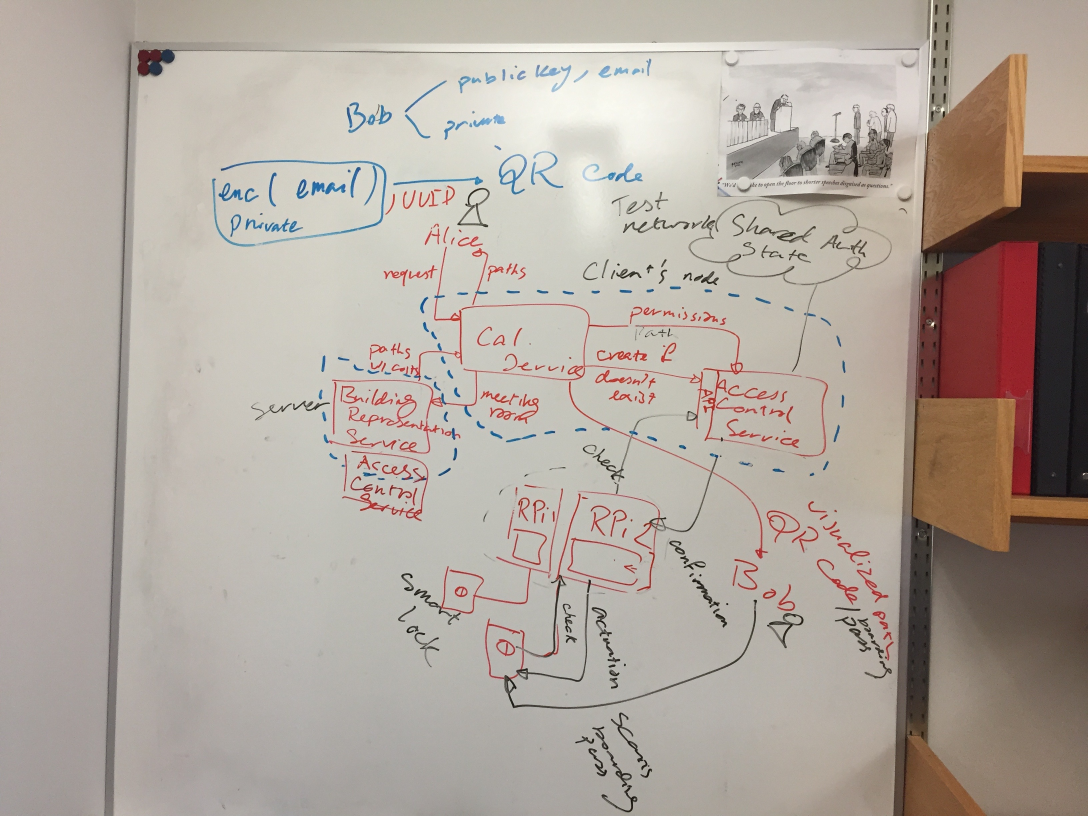
#> input picture FlaskServer/others/IMG_1276.jpeg, 3264 x 2448 px (shown at 1/3 size)
$ python -i Detection.py   (imports and definitions only)
#> lines starting #> are read from the running program, lines starting #| are printed output that depends on the picture
import cv2
import numpy as np


binary_thresh = 20
dilate_kernel = np.ones((5, 5), np.uint8)
erode_kernel = np.ones((5, 5), np.uint8)
open_kernel = np.ones((5, 5), np.uint8)
close_kernel = np.ones((25, 25), np.uint8)
close_kernel2 = np.ones((3, 3), np.uint8)
img_width = 480 # 480
img_height = img_width // 1.5  # will be updated according to the real frame
min_contour_area = int(2000 * (img_width/240)**2)
max_contour_area = int(15000 * (img_width/240)**2)

class ImgSeq:
    """
    The image sequence, used for computing moving average
    """
    # [40 lines left out: functions __init__, add_img, two_img_diff, moving_avg_diff, not called in this run]

def three_img_diff(frame) -> np.ndarray:
    """
    |grayframe - last_frame| & |last_frame - last_last_frame|
    """
    grayframe = cv2.cvtColor(frame, cv2.COLOR_RGB2GRAY)
    grayframe = cv2.GaussianBlur(grayframe, (21, 21), 0)
    frame_diff = cv2.absdiff(grayframe, three_img_diff.last_frame)
    last_frame_diff = cv2.absdiff(three_img_diff.last_frame, three_img_diff.last_last_frame)
    three_img_diff.last_last_frame = three_img_diff.last_frame
    three_img_diff.last_frame = grayframe
    _, last_frame_thresh = cv2.threshold(last_frame_diff, binary_thresh, 255, cv2.THRESH_BINARY)
    _, frame_thresh = cv2.threshold(frame_diff, binary_thresh, 255, cv2.THRESH_BINARY)
    frame_thresh = cv2.bitwise_and(last_frame_thresh, frame_thresh)
    frame_thresh = cv2.dilate(frame_thresh, dilate_kernel, iterations=3)
    return frame_thresh

# [36 lines left out: functions img_subtract_mog2, img_subtract_knn, img_subtract_gmg, img_subtract_cnt, img_subtract_gsoc, not called in this run]


two_img_diff.last_frame = None
moving_avg_diff.seq = None
three_img_diff.last_frame = None
three_img_diff.last_last_frame = None
img_subtract_mog2.mog = None
img_subtract_knn.knn = None
img_subtract_gmg.gmg = None
img_subtract_cnt.cnt = None
img_subtract_gsoc.gsoc = None

# [66 lines left out: functions img_diff_init, frame_subtraction, detect_objects, not called in this run]

>>> import cv2
>>> picture = cv2.cvtColor(cv2.imread('FlaskServer/others/IMG_1276.jpeg'), cv2.COLOR_BGR2RGB)
>>> result = three_img_diff(picture)
#> in three_img_diff, `grayframe = cv2.cvtColor(frame, cv2.COLOR_RGB2GRAY)`:
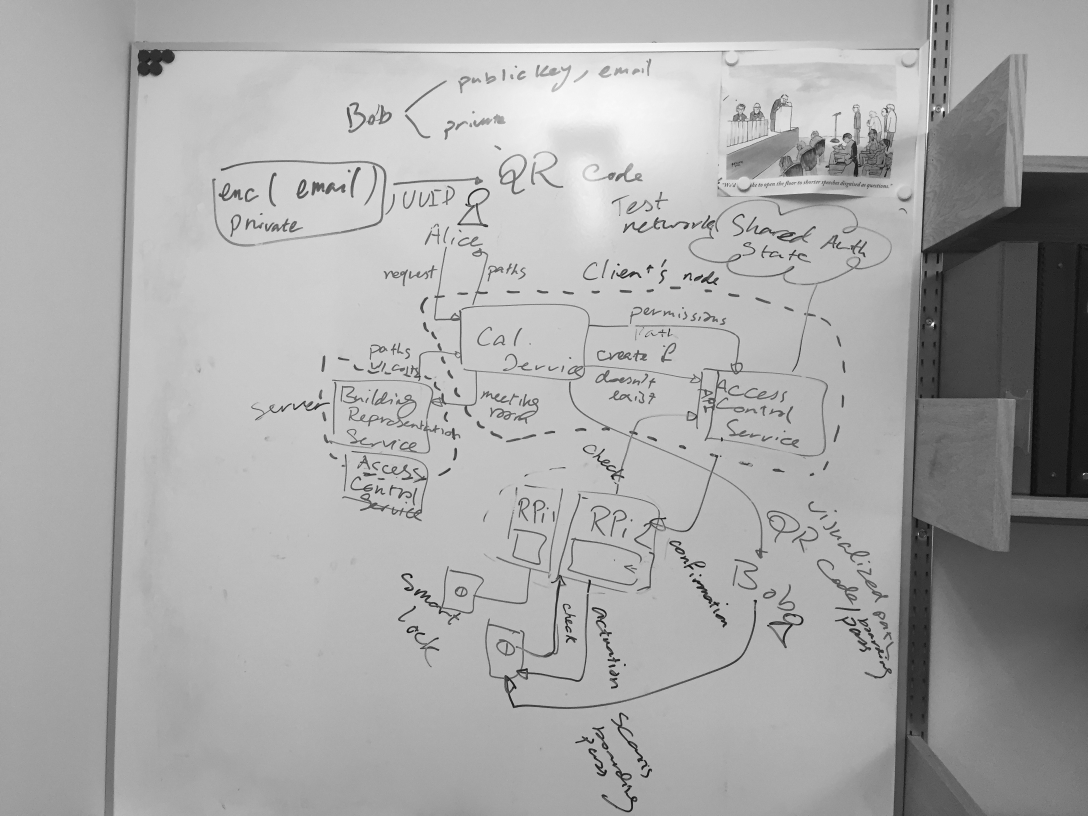
#> grayframe: shape (2448, 3264) (shown at 1/3 size); min 0, max 254, mean 168.6
#> (the run stopped early here; a loop or call above may not have finished)
